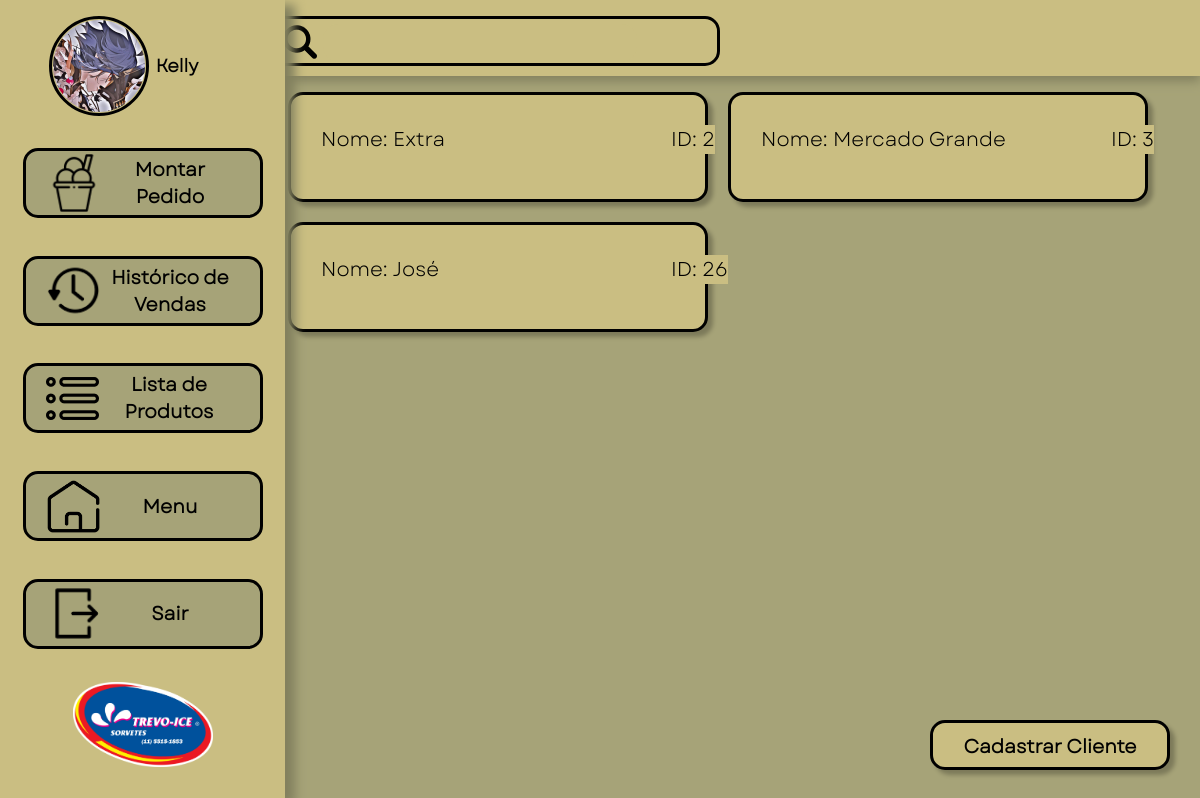
Screenshot of /PHP/Cliente/listagemcli.php (signed in) with the database file from the repository.
### tables this page shows
CREATE TABLE `cliente` (
  `nome_cli` varchar(255) NOT NULL,
  `apelido_cli` varchar(255) DEFAULT NULL,
  `email_cli` varchar(255) DEFAULT NULL,
  `contato_cli` varchar(255) NOT NULL,
  `cpf` varchar(255) DEFAULT NULL,
  `cnpj` varchar(255) DEFAULT NULL,
  `endereco_cli` varchar(255) NOT NULL,
  `id_cli` int(11) NOT NULL
);

### PHP/Cliente/listaclipedfunc.php (called while the page is built, shortened)
<?php
$selectconta="SELECT * FROM cliente ORDER BY id_cli asc";
$result = $pdo->prepare($selectconta);
$result->execute();

### PHP/Cliente/listagemcli.php (the view, shortened to what this page needs)
<?php
include('../conexao.php');
include('listaclipedfunc.php');
?>
<!DOCTYPE html>
<html lang="pt-br">
<head>
    <link rel="stylesheet" type="text/css" href="../../CSS/Menu.css">
    <link rel="stylesheet" type="text/css" href="../../CSS/listagem.css">
    <link rel="stylesheet" type="text/css" href="../../CSS/montarPedido.css">
</head>
<body>
    <div id="abapes" onclick="fechaconf2()">
        <form action="clienteespecf.php" id="pesf" method="POST">
            <input type="text" placeholder="" name="pes" id="pes2" autocomplete="off">
            <button type="submit" id="env" name="env" value="scr"><img src="../../IMG/lupa.png" alt=""></button>
        </form>
    </div>
    <div id="bntliscli">
        <a id="bnt" onclick="novocli()" href="cadcli2.php">
            <div> Cadastrar Cliente</div>
        </a>
    </div>
    <div id="lista" onclick="fechaconf2()">
        <?php
        while ($linhas_cli = $result->fetch(PDO::FETCH_ASSOC)) {  ?>
            <a href="clienteespecf.php?id=<?php echo $linhas_cli["id_cli"]; ?>">
                <div class="clienteex" type="submit">
                    <p class="INFO"><span class="font">Nome: <?php echo $linhas_cli[utf8_encode("nome_cli")]; ?></span> </p>
                    <p class="INFOid"><span class="font">ID: <?php echo $linhas_cli["id_cli"]; ?></span> </p>
                </div>
            </a>
        <?php  }; ?>
    </div>
    <div id="menuho" onclick="fechaconf2()">
    <div id="operador">
        <?php
        $avatar = $_SESSION['avatar_session'];
        echo '<img id="icon" src="'.$avatar.'">';
        ?>
            <h1 id="nome"> <?php
                $nome_oper = $_SESSION[utf8_encode('nome_session')];
                echo $nome_oper ?></h1>
        </div>
        <a class="sidebtn" href="../Cliente/selecionarcliente.php"> <img class="imgbtn" src="../../IMG/MP.png">
            <div class="MP"> Montar Pedido</div>
        </a>
        <a class="sidebtn" href="../Venda/historico.php"> <img class="imgbtn" src="../../IMG/historico.png">
            <div href="#" class="MP">Histórico de Vendas</div>
        </a>
        <a class="sidebtn" href="../Produtos/ProdutosList.php"> <img class="imgbtn" src="../../IMG/LP.png">
            <div href="#" class="MP">Lista de Produtos</div>
        </a>
        <a class="sidebtn" href="../Menu/menu.php"> <img class="imgbtn" src="../../IMG/casinha.png">
            <div href="#" class="MP">Menu</div>
        </a>
        <a class="sidebtn" href="../logout.php"> <img class="imgbtn" src="../../IMG/EX.png">
            <div href="#" class="MP">Sair</div>
        </a>
        <img src="../../IMG/trevoice.png" class="logo" alt="">
    </div>
</body>

### CSS/Menu.css (style rules this page uses)
* { margin: 0px; padding: 0px; box-sizing: border-box; list-style: none; }
body { background: #A6A378; background-repeat: no-repeat; height: 100%; width: 100%; }
#menuho { display: grid; height: 100%; justify-items: center; justify-content: center; background-color: #CABE82; width: 170px; box-shadow: 10px 5px 10px #82805e; z-index: 1; position: fixed; z-index: 6; top: 0; left: 0; overflow-x: hidden; transition: width .5s; }
.MP { display: inline-block; opacity: 0; transition-property: opacity; transition-delay: .0s; transition-duration: .0s; transition-timing-function: linear; }
#operador { display: flex; align-items: center; justify-content: space-evenly; position: sticky; transition-property: width; transition-duration: 1s; transition-timing-function: linear; margin-bottom: 10px; }
.logo { width: 140px; height: auto; user-select: none; }
.sidebtn { display: flex; align-items: center; justify-content: space-between; background: #A6A378; border: 3px solid #000000; border-radius: 15px; width: 100px; height: 70px; margin-top: 5px; padding-left: 20px; padding-right: 20px; position: relative; transition: width 1s; text-decoration: none; }
.imgbtn { width: 55px; user-select: none; }
h1 { font-size: 25px; text-align: top; }
#icon { width: 100px; height: 100px; border-radius: 50px; display: inline-block; user-select: none; border: 3px solid black; padding: 1px; transition-duration: 1s; transition-timing-function: linear; object-fit: cover; }
#nome { display: inline-block; opacity: 0; font-size: 0; transition-property: opacity; transition-delay: .0s; transition-duration: .5s; transition-timing-function: linear; }
img { user-select: none; }

### CSS/listagem.css (style rules this page uses)
.clienteex { width: 35vw; height: 110px; padding-left: 30px; padding-top: 10px; display: grid; grid-template-columns: 350px 100px; background: #CABE82; border: 3px solid #000000; box-shadow: 5px 5px 4px rgba(0, 0, 0, 0.25); border-radius: 15px; margin-right: 20px; margin-bottom: 20px; text-align: left; text-decoration: none; color: #000; float: left; transition: all .2s ease-in-out; }
.INFO { margin-top: 20px; padding-bottom: 2px; }
.INFOid { margin-top: 20px; padding-bottom: 2px; }
.font { border: none; text-decoration: none; color: #000; background-color: #CABE82; font-family: 'garet'; font-style: normal; font-size: 20px; user-select: none; }
#lista { margin-left: 18rem; margin-top: 1rem; height: 100%; width: auto; }
#pes2 { float: right; padding: 10px; font-size: 17px; margin-top: 5px; font-size: 1rem; height: auto; width: 70%; background-color: #CABE82; border:none; margin-right:80px ; }
#env { background-color: #CABE82; border:none; margin-top: 6px; margin-left:10px; cursor: pointer; }
#pesf { border: 3px solid #000; border-radius: 15px; margin-top: 5px; height: 50px; margin-left: 45px; width: 455px; align-items: left; }
#abapes { position: fixed; display: flex; text-align: center; padding: 20px; font-family: "garet"; font-size: 25px; background-color: #CABE82; color: #000; box-shadow: 0px 5px 10px #82805e; width: auto; height: 76px; padding-left: 220px; align-items: center; position: sticky; top:0px; }
#bntliscli { text-align: right; height: auto; width: 82vw; bottom: 0; right: 0; margin-right: 30px; margin-bottom: 30px; position: fixed; }
#bnt { user-select: none; cursor: pointer; display: inline-block; color: black; font-weight: bold; font-size: 19px; font-family: "garet"; text-align: center; text-decoration: none; width: 240px; height: 50px; padding-top: 10px; background-color: #CABE82; color: #000; border: 3px solid #000000; box-shadow: 5px 5px 4px rgba(0, 0, 0, 0.25); border-radius: 15px; }
label, input { display: block; width: 100%; text-align: left; }
input { border-bottom: 3px solid #000; padding: 10px; font-size: 15px; height: 30px; width: 425px; margin-bottom: 20px; border-radius: 15px; background-color: #a6a378; }

### CSS/montarPedido.css (style rules this page uses)
#bntliscli { text-align: right; position: fixed; right: 0; bottom: 0; margin-bottom: 30px; margin-right: 30px; }

### rows the page displays
cliente: nome_cli "Extra", id_cli "2"
cliente: nome_cli "Mercado Grande", id_cli "3"
cliente: nome_cli "José", id_cli "26"

### other values shown
$nome_oper "Kelly"
